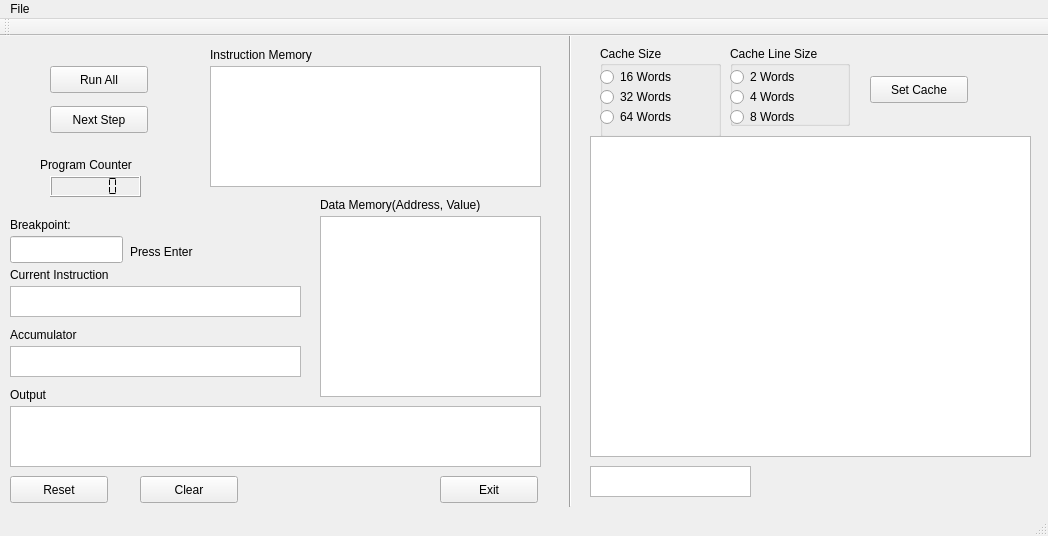
<?xml version="1.0" encoding="UTF-8"?>
<ui version="4.0">
 <class>MainWindow</class>
 <widget class="QMainWindow" name="MainWindow">
  <property name="geometry">
   <rect>
    <x>0</x>
    <y>0</y>
    <width>1048</width>
    <height>536</height>
   </rect>
  </property>
  <property name="windowTitle">
   <string>MainWindow</string>
  </property>
  <widget class="QWidget" name="centralWidget">
   <widget class="QLabel" name="label">
    <property name="geometry">
     <rect>
      <x>210</x>
      <y>10</y>
      <width>141</width>
      <height>17</height>
     </rect>
    </property>
    <property name="text">
     <string>Instruction Memory</string>
    </property>
   </widget>
   <widget class="QLabel" name="label_2">
    <property name="geometry">
     <rect>
      <x>320</x>
      <y>160</y>
      <width>201</width>
      <height>17</height>
     </rect>
    </property>
    <property name="text">
     <string>Data Memory(Address, Value)</string>
    </property>
   </widget>
   <widget class="QLabel" name="label_3">
    <property name="geometry">
     <rect>
      <x>10</x>
      <y>350</y>
      <width>91</width>
      <height>17</height>
     </rect>
    </property>
    <property name="text">
     <string>Output</string>
    </property>
   </widget>
   <widget class="QPushButton" name="pushButton">
    <property name="geometry">
     <rect>
      <x>50</x>
      <y>30</y>
      <width>98</width>
      <height>27</height>
     </rect>
    </property>
    <property name="text">
     <string>Run All</string>
    </property>
   </widget>
   <widget class="QPushButton" name="pushButton_2">
    <property name="geometry">
     <rect>
      <x>50</x>
      <y>70</y>
      <width>98</width>
      <height>27</height>
     </rect>
    </property>
    <property name="text">
     <string>Next Step</string>
    </property>
   </widget>
   <widget class="QLCDNumber" name="lcdNumber">
    <property name="geometry">
     <rect>
      <x>50</x>
      <y>140</y>
      <width>91</width>
      <height>21</height>
     </rect>
    </property>
    <property name="segmentStyle">
     <enum>QLCDNumber::Flat</enum>
    </property>
   </widget>
   <widget class="QLabel" name="label_4">
    <property name="geometry">
     <rect>
      <x>40</x>
      <y>120</y>
      <width>121</width>
      <height>17</height>
     </rect>
    </property>
    <property name="text">
     <string>Program Counter</string>
    </property>
   </widget>
   <widget class="QTextBrowser" name="textBrowser">
    <property name="geometry">
     <rect>
      <x>210</x>
      <y>30</y>
      <width>331</width>
      <height>121</height>
     </rect>
    </property>
   </widget>
   <widget class="QTextBrowser" name="textBrowser_3">
    <property name="geometry">
     <rect>
      <x>320</x>
      <y>180</y>
      <width>221</width>
      <height>181</height>
     </rect>
    </property>
   </widget>
   <widget class="QLabel" name="label_5">
    <property name="geometry">
     <rect>
      <x>10</x>
      <y>230</y>
      <width>131</width>
      <height>17</height>
     </rect>
    </property>
    <property name="text">
     <string>Current Instruction</string>
    </property>
   </widget>
   <widget class="QTextBrowser" name="textBrowser_2">
    <property name="geometry">
     <rect>
      <x>10</x>
      <y>250</y>
      <width>291</width>
      <height>31</height>
     </rect>
    </property>
   </widget>
   <widget class="QLabel" name="label_6">
    <property name="geometry">
     <rect>
      <x>10</x>
      <y>290</y>
      <width>91</width>
      <height>17</height>
     </rect>
    </property>
    <property name="text">
     <string>Accumulator</string>
    </property>
   </widget>
   <widget class="QTextBrowser" name="textBrowser_4">
    <property name="geometry">
     <rect>
      <x>10</x>
      <y>310</y>
      <width>291</width>
      <height>31</height>
     </rect>
    </property>
   </widget>
   <widget class="QPushButton" name="pushButton_3">
    <property name="geometry">
     <rect>
      <x>440</x>
      <y>440</y>
      <width>98</width>
      <height>27</height>
     </rect>
    </property>
    <property name="text">
     <string>Exit</string>
    </property>
   </widget>
   <widget class="QTextBrowser" name="textBrowser_5">
    <property name="geometry">
     <rect>
      <x>10</x>
      <y>370</y>
      <width>531</width>
      <height>61</height>
     </rect>
    </property>
   </widget>
   <widget class="QPushButton" name="pushButton_4">
    <property name="geometry">
     <rect>
      <x>10</x>
      <y>440</y>
      <width>98</width>
      <height>27</height>
     </rect>
    </property>
    <property name="text">
     <string>Reset</string>
    </property>
   </widget>
   <widget class="QPushButton" name="pushButton_5">
    <property name="geometry">
     <rect>
      <x>140</x>
      <y>440</y>
      <width>98</width>
      <height>27</height>
     </rect>
    </property>
    <property name="text">
     <string>Clear</string>
    </property>
   </widget>
   <widget class="QLineEdit" name="lineEdit">
    <property name="geometry">
     <rect>
      <x>10</x>
      <y>200</y>
      <width>113</width>
      <height>27</height>
     </rect>
    </property>
   </widget>
   <widget class="QLabel" name="label_7">
    <property name="geometry">
     <rect>
      <x>10</x>
      <y>180</y>
      <width>111</width>
      <height>17</height>
     </rect>
    </property>
    <property name="text">
     <string>Breakpoint:</string>
    </property>
   </widget>
   <widget class="QLabel" name="label_8">
    <property name="geometry">
     <rect>
      <x>130</x>
      <y>200</y>
      <width>81</width>
      <height>31</height>
     </rect>
    </property>
    <property name="text">
     <string>Press Enter</string>
    </property>
   </widget>
   <widget class="Line" name="line">
    <property name="geometry">
     <rect>
      <x>560</x>
      <y>-10</y>
      <width>20</width>
      <height>481</height>
     </rect>
    </property>
    <property name="orientation">
     <enum>Qt::Vertical</enum>
    </property>
   </widget>
   <widget class="QGroupBox" name="groupBox">
    <property name="geometry">
     <rect>
      <x>600</x>
      <y>10</y>
      <width>121</width>
      <height>91</height>
     </rect>
    </property>
    <property name="title">
     <string>Cache Size</string>
    </property>
    <widget class="QRadioButton" name="radioButton">
     <property name="geometry">
      <rect>
       <x>0</x>
       <y>20</y>
       <width>116</width>
       <height>22</height>
      </rect>
     </property>
     <property name="text">
      <string>16 Words</string>
     </property>
    </widget>
    <widget class="QRadioButton" name="radioButton_2">
     <property name="geometry">
      <rect>
       <x>0</x>
       <y>40</y>
       <width>116</width>
       <height>22</height>
      </rect>
     </property>
     <property name="text">
      <string>32 Words</string>
     </property>
    </widget>
    <widget class="QRadioButton" name="radioButton_3">
     <property name="geometry">
      <rect>
       <x>0</x>
       <y>60</y>
       <width>116</width>
       <height>22</height>
      </rect>
     </property>
     <property name="text">
      <string>64 Words</string>
     </property>
    </widget>
   </widget>
   <widget class="QGroupBox" name="groupBox_2">
    <property name="geometry">
     <rect>
      <x>730</x>
      <y>10</y>
      <width>120</width>
      <height>80</height>
     </rect>
    </property>
    <property name="title">
     <string>Cache Line Size</string>
    </property>
    <widget class="QRadioButton" name="radioButton_4">
     <property name="geometry">
      <rect>
       <x>0</x>
       <y>20</y>
       <width>116</width>
       <height>22</height>
      </rect>
     </property>
     <property name="text">
      <string>2 Words</string>
     </property>
    </widget>
    <widget class="QRadioButton" name="radioButton_5">
     <property name="geometry">
      <rect>
       <x>0</x>
       <y>40</y>
       <width>116</width>
       <height>22</height>
      </rect>
     </property>
     <property name="text">
      <string>4 Words</string>
     </property>
    </widget>
    <widget class="QRadioButton" name="radioButton_6">
     <property name="geometry">
      <rect>
       <x>0</x>
       <y>60</y>
       <width>116</width>
       <height>22</height>
      </rect>
     </property>
     <property name="text">
      <string>8 Words</string>
     </property>
    </widget>
   </widget>
   <widget class="QPushButton" name="pushButton_6">
    <property name="geometry">
     <rect>
      <x>870</x>
      <y>40</y>
      <width>98</width>
      <height>27</height>
     </rect>
    </property>
    <property name="text">
     <string>Set Cache</string>
    </property>
   </widget>
   <widget class="QTableWidget" name="tableWidget">
    <property name="geometry">
     <rect>
      <x>590</x>
      <y>100</y>
      <width>441</width>
      <height>321</height>
     </rect>
    </property>
   </widget>
   <widget class="QTextBrowser" name="textBrowser_6">
    <property name="geometry">
     <rect>
      <x>590</x>
      <y>430</y>
      <width>161</width>
      <height>31</height>
     </rect>
    </property>
   </widget>
  </widget>
  <widget class="QMenuBar" name="menuBar">
   <property name="geometry">
    <rect>
     <x>0</x>
     <y>0</y>
     <width>1048</width>
     <height>25</height>
    </rect>
   </property>
   <widget class="QMenu" name="menuFile">
    <property name="title">
     <string>File</string>
    </property>
    <addaction name="actionLoad"/>
   </widget>
   <addaction name="menuFile"/>
  </widget>
  <widget class="QToolBar" name="mainToolBar">
   <attribute name="toolBarArea">
    <enum>TopToolBarArea</enum>
   </attribute>
   <attribute name="toolBarBreak">
    <bool>false</bool>
   </attribute>
  </widget>
  <widget class="QStatusBar" name="statusBar"/>
  <action name="actionLoad">
   <property name="text">
    <string>Load...</string>
   </property>
  </action>
 </widget>
 <layoutdefault spacing="6" margin="11"/>
 <resources/>
 <connections>
  <connection>
   <sender>pushButton_3</sender>
   <signal>pressed()</signal>
   <receiver>MainWindow</receiver>
   <slot>close()</slot>
   <hints>
    <hint type="sourcelabel">
     <x>148</x>
     <y>371</y>
    </hint>
    <hint type="destinationlabel">
     <x>212</x>
     <y>239</y>
    </hint>
   </hints>
  </connection>
 </connections>
</ui>
